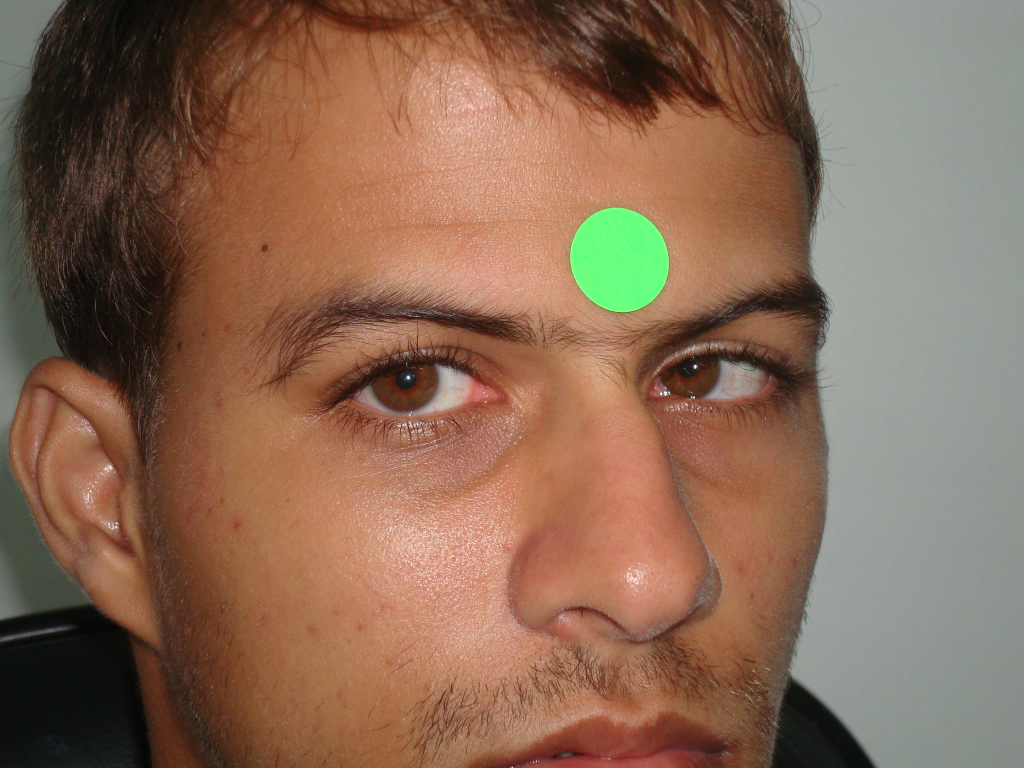
#> input picture data/test/(183).JPG, 2048 x 1536 px, found by its file name (shown at 1/2 size); its folder holds only this picture in this run
$ python -i getbb.py   (imports and definitions only)
#> lines starting #> are read from the running program, lines starting #| are printed output that depends on the picture; after the words box and inside, x2 and y2 are one past the last pixel; in counts of white or black regions, pixels touching at a corner belong together; pictures that were not available may be replaced by others from this repository, and a replacement may not be noted
import os
import cv2
import glob
import random
import numpy as np
from numpy.core.arrayprint import printoptions
from numpy.core.fromnumeric import sort
import tifffile as tff
from shutil import copyfile
from PIL import Image

import matplotlib.patches as mpatches
from skimage.filters import threshold_otsu
from skimage.segmentation import clear_border
from skimage.morphology import closing, square
from skimage.measure import label, regionprops

from keras.preprocessing.image import ImageDataGenerator,img_to_array, load_img

import os


cwd = os.getcwd()


path_images = cwd + '/mascara_iris/'
path_masks = r'F:/Alan/Documentos/Doutorado/Bases/polipo576/kvasir/masks'

def getBoundingBox(path, result_file):
#> called with path = '../data/test/(183).JPG', result_file = 'out.png'
	print("Generating bounding boxes")
	files = []
	for (dirpath, dirnames, filenames) in os.walk(path):
		files.extend(filenames)
		break
	for name_past  in os.listdir(path):
		sorted(name_past)
		if name_past != '015':
			for name_p in os.listdir(path + name_past + '/mascara'):
				if name_p != 'DEXTRO.psd' or name_p != 'INFRA.psd' or name_p != 'DEXTRO.psd' or   name_p != 'SUPRA.psd':
					path_f = path + name_past + '/mascara/' + name_p
					print(path_f)
					mask = cv2.imread(path_f, 0)
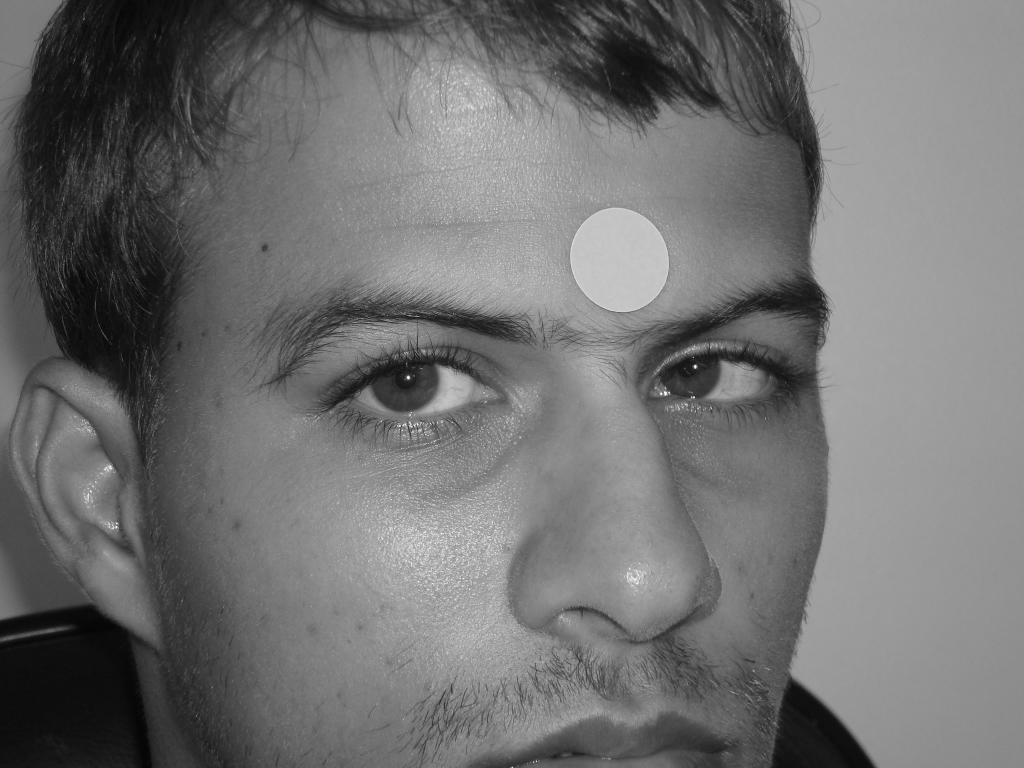
#> mask: shape (1536, 2048) (shown at 1/2 size); min 1, max 255, mean 111.8

					thresh = threshold_otsu(mask)
#> thresh = 99
					bw = closing(mask > thresh, square(3))
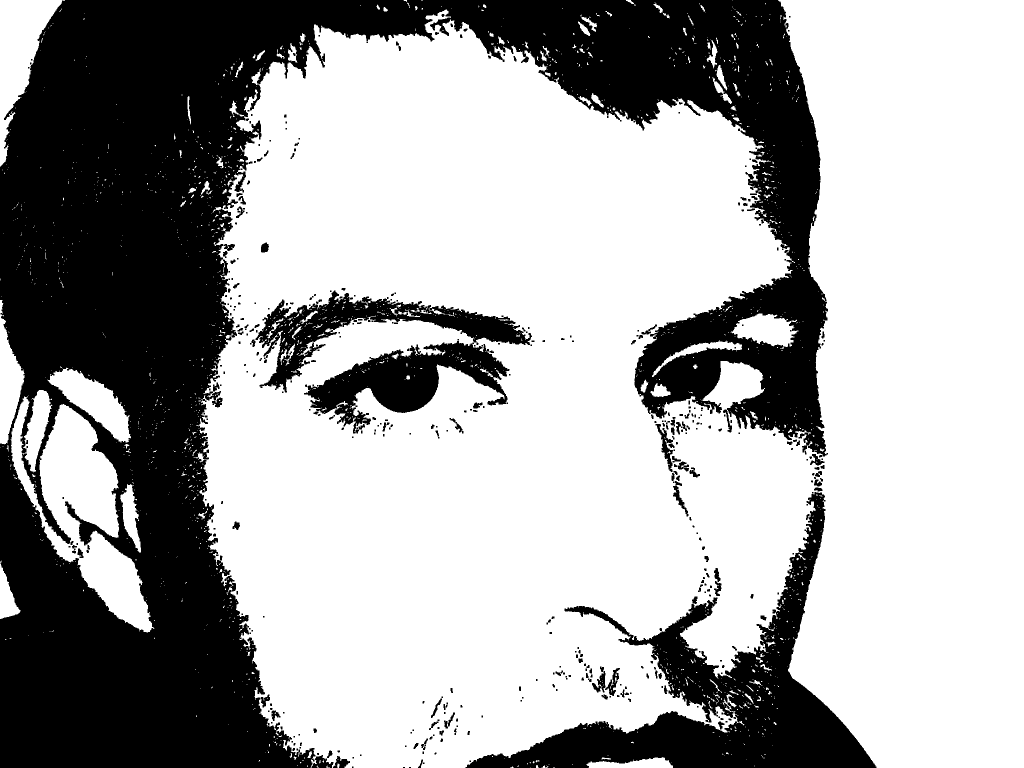
#> bw: shape (1536, 2048) bool (shown at 1/2 size); 65.9% white; 469 black regions (249 under 20 px), largest, box (x1, y1, x2, y2) and area: (0, 0, 1656, 1536) 883600, (931, 984, 1753, 1536) 111148, (511, 581, 1064, 867) 58615
					cleared = clear_border(bw)
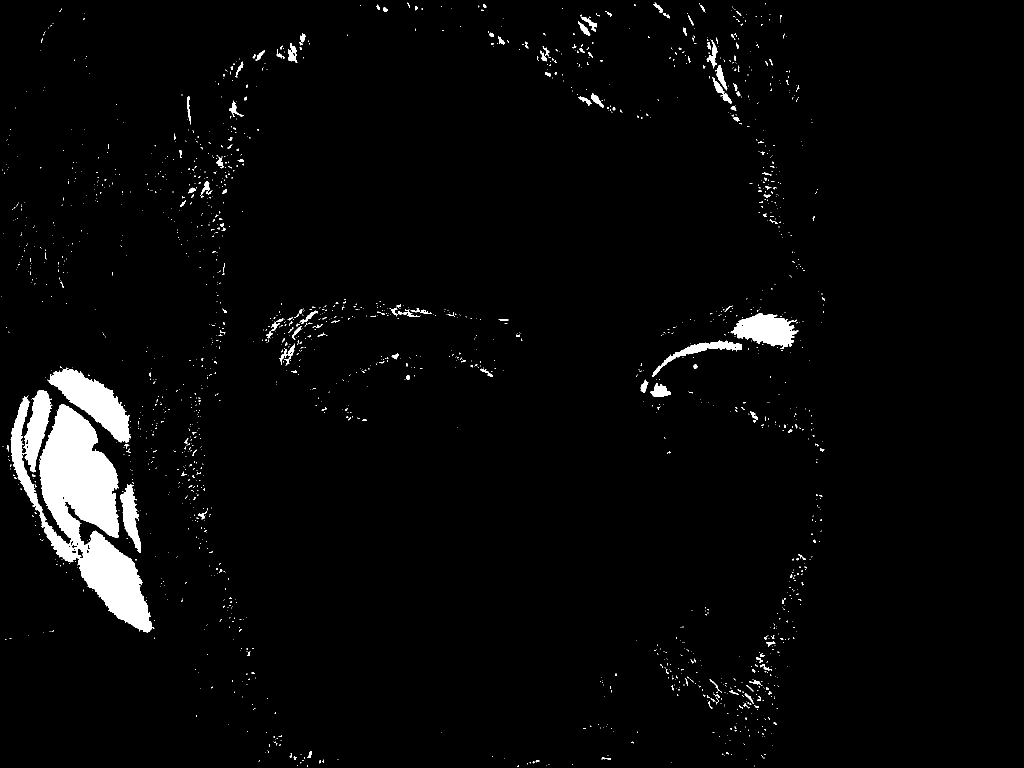
#> cleared: shape (1536, 2048) bool (shown at 1/2 size); 3% white; 1829 white regions (1661 under 20 px), largest, box (x1, y1, x2, y2) and area: (21, 780, 309, 1265) 54791, (94, 735, 262, 885) 10216, (1461, 627, 1597, 698) 5672
					label_image = label(cleared)
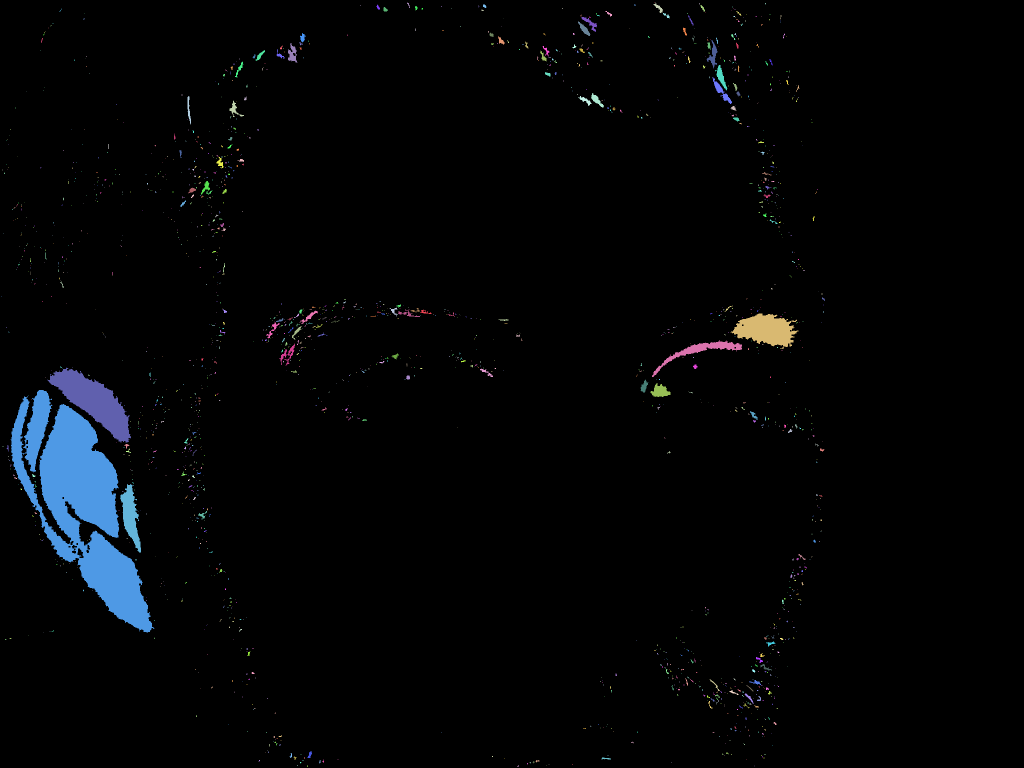
#> label_image: shape (1536, 2048) int32 (shown at 1/2 size); 1830 distinct labels, from 0 to 1829; one colour per label, 0 black
					rect = mask.copy()
					f = open(str(result_file) + ".txt", "a")
					for region in regionprops(label_image):
						#i+=1
						if region.area >= 100:
							minr, minc, maxr, maxc = region.bbox

							#print(minr, minc, maxr, maxc)
							#rect = mpatches.Rectangle((minc, minr), maxc - minc, maxr - minr,
							#                         fill=False, edgecolor='red', linewidth=2)

							rect = cv2.rectangle(rect,(minc-60, minr-60),(maxc +60, maxr + 60), (255,255,255), 1)
							resize = cv2.resize(rect , (550 , 550))
							#cv2.imshow('test rect' , resize)

							#cv2.waitKey(0)
							f.write(str(path_f ) + ',' + str(minc) + ',' + str(minr) + ',' + str(maxc) + ',' + str(maxr) + ',1\n')
#> this loop made 1829 passes
#> (minr, minc, maxr, maxc) on passes 3, 42, 52, 70, 80, 90, 98, 123, 126, 162, 175, 203: (5, 1307, 26, 1326), (34, 1163, 64, 1194), (43, 1156, 72, 1181), (66, 600, 85, 612), (72, 996, 89, 1009), (80, 1413, 137, 1435), (86, 576, 125, 595), (100, 511, 122, 530), (101, 1080, 123, 1093), (123, 470, 155, 487), (130, 1430, 181, 1455), (154, 1425, 208, 1464)
#> pass 3, in getBoundingBox, `resize = cv2.resize(rect , (550 , 550))`:
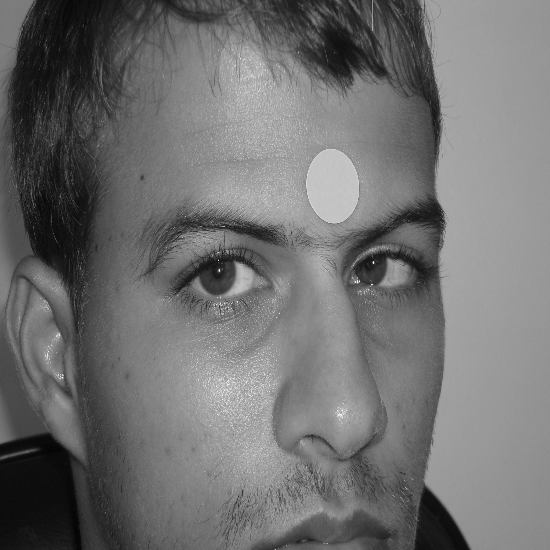
#> resize: shape (550, 550); min 3, max 254, mean 111.7
#> after the loop:
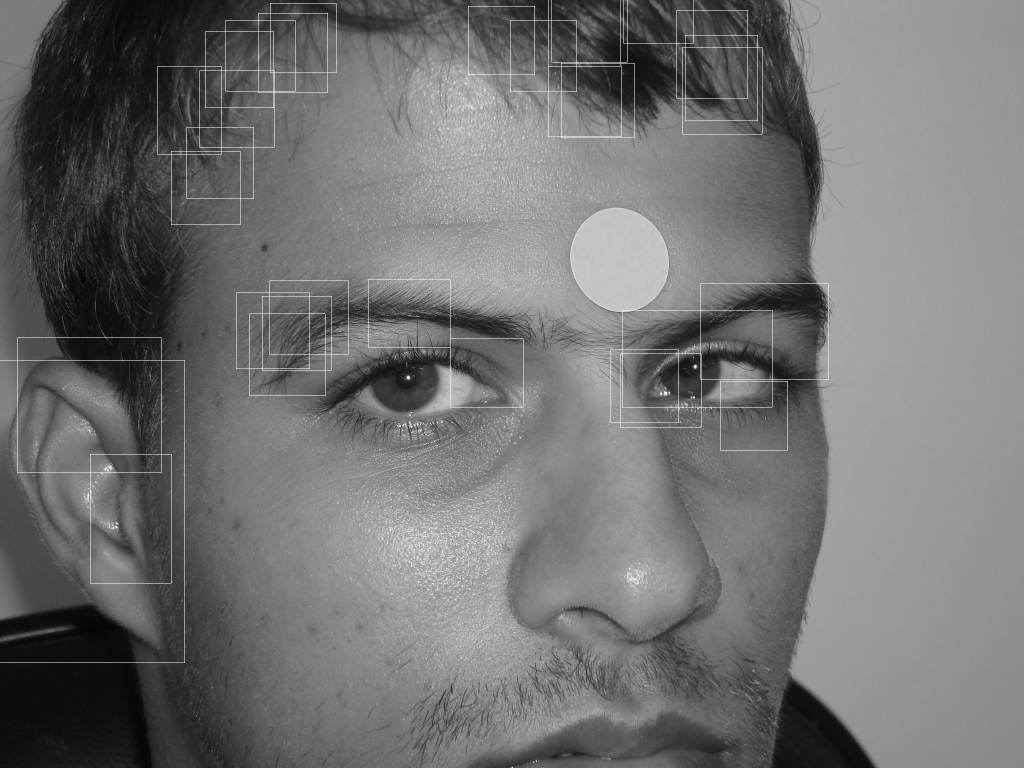
#> rect: shape (1536, 2048) (shown at 1/2 size); min 1, max 255, mean 112.9

					#cv2.imwrite('resultados/' + file, rect)
					f.close()
					#print(name_p)

	'''
	print(path)
	print(len(files))
	i = 0
	for file in files:
		filepath = path + "/" + file
		if os.path.isfile(filepath):
			#print('********    file   ********', filepath)
			mask = cv2.imread(filepath, 0)
			thresh = threshold_otsu(mask)
			bw = closing(mask > thresh, square(3))
			cleared = clear_border(bw)
			label_image = label(cleared)
			rect = mask.copy()
			f = open(str(result_file) + ".txt", "a")
			for region in regionprops(label_image):
				i+=1
				if region.area >= 100:
					minr, minc, maxr, maxc = region.bbox

					#print(minr, minc, maxr, maxc)
					#rect = mpatches.Rectangle((minc, minr), maxc - minc, maxr - minr,
					#                         fill=False, edgecolor='red', linewidth=2)

					rect = cv2.rectangle(rect,(minc-60, minr-60),(maxc +60, maxr + 60), (255,255,255), 1)
					resize = cv2.resize(rect , (550 , 550))
					cv2.imshow('test rect' , resize)

					cv2.waitKey(0)
					f.write(str(filepath) + ',' + str(minc) + ',' + str(minr) + ',' + str(maxc) + ',' + str(maxr) + ',1\n')

			#cv2.imwrite('resultados/' + file, rect)
			f.close()
	print(i)
	'''

# [8 lines not run here, left out]

>>> result = getBoundingBox('../data/test/(183).JPG', 'out.png')
